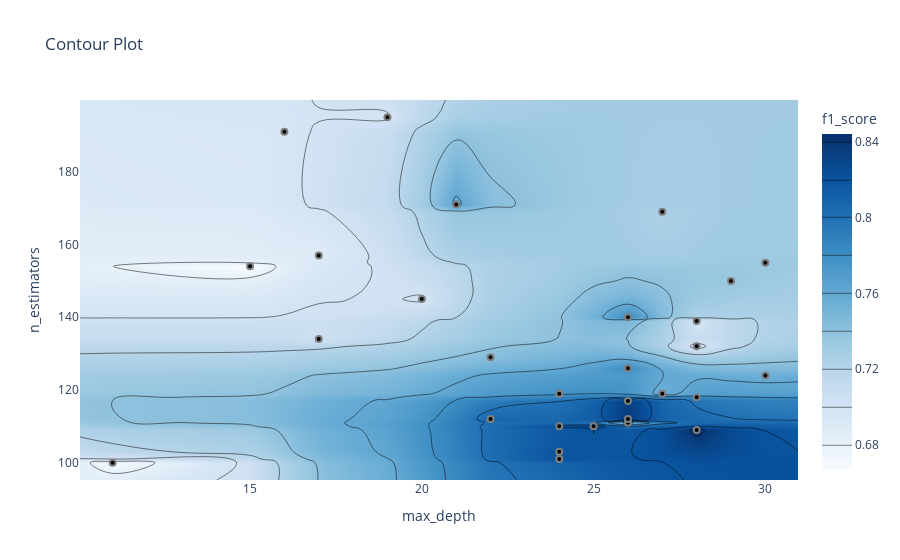

Notebook cell for this chart:
### Markdown cell above
Из этого графика можно сделать вывод, что стоит обратить большее внимание на настройку гиперпараметра min_sampeles_leaf
***
График контура отношений гиперпараметров

Он показывает связь между различными комбинациями гиперпараметров и значение метрики для этих комбинаций в виде контурного графика.

### Code cell
optuna.visualization.plot_contour(study, params=["max_depth", "n_estimators"],
                                  target_name="f1_score")

### Figure 1 — Plotly figure (JSON) as saved in the notebook; plotly's stock layout.template omitted (floating-point values rounded to 4 significant figures; data arrays with more than 128 entries replaced by an {"elided": "..."} marker saying what was removed)
{"data": [{"colorbar": {"title": {"text": "f1_score"}}, "colorscale": [[0, "rgb(247,251,255)"], [0.125, "rgb(222,235,247)"], [0.25, "rgb(198,219,239)"], [0.375, "rgb(158,202,225)"], [0.5, "rgb(107,174,214)"], [0.625, "rgb(66,146,198)"], [0.75, "rgb(33,113,181)"], [0.875, "rgb(8,81,156)"], [1, "rgb(8,48,107)"]], "connectgaps": true, "contours": {"coloring": "heatmap"}, "hoverinfo": "none", "line": {"smoothing": 1.3}, "reversescale": false, "type": "contour", "x": [10.05, 11, 15, 16, 17, 19, 20, 21, 22, 24, 25, 26, 27, 28, 29, 30, 30.95], "y": [95.25, 100, 101, 103, 109, 110, 111, 112, 117, 118, 119, 124, 126, 129, 132, 134, 139, 140, 145, 150, 154, 155, 157, 169, 171, 191, 195, 199.8], "z": {"elided": "28x17 float values"}}, {"marker": {"color": "black", "line": {"color": "Grey", "width": 2}}, "mode": "markers", "showlegend": false, "type": "scatter", "x": [20, 17, 17, 16, 15, 30, 19, 27, 21, 29, 24, 24, 24, 11, 24, 24, 26, 27, 28, 22, 26, 25, 26, 26, 22, 26, 30, 28, 28, 28], "y": [145, 134, 157, 191, 154, 155, 195, 169, 171, 150, 101, 110, 103, 100, 119, 119, 117, 119, 132, 129, 111, 110, 112, 126, 112, 140, 124, 109, 139, 118]}], "layout": {"title": {"text": "Contour Plot"}, "xaxis": {"range": [10.05, 30.95], "title": {"text": "max_depth"}}, "yaxis": {"range": [95.25, 199.8], "title": {"text": "n_estimators"}}}}
